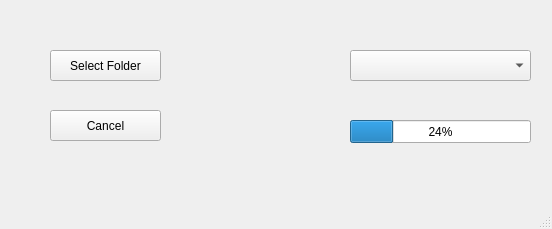
<?xml version="1.0" encoding="UTF-8"?>
<ui version="4.0">
 <class>MainWindow</class>
 <widget class="QMainWindow" name="MainWindow">
  <property name="geometry">
   <rect>
    <x>0</x>
    <y>0</y>
    <width>552</width>
    <height>229</height>
   </rect>
  </property>
  <property name="windowTitle">
   <string>MainWindow</string>
  </property>
  <widget class="QWidget" name="centralwidget">
   <widget class="QComboBox" name="comboBox">
    <property name="geometry">
     <rect>
      <x>350</x>
      <y>50</y>
      <width>181</width>
      <height>31</height>
     </rect>
    </property>
   </widget>
   <widget class="QProgressBar" name="progressBar">
    <property name="geometry">
     <rect>
      <x>350</x>
      <y>120</y>
      <width>181</width>
      <height>23</height>
     </rect>
    </property>
    <property name="value">
     <number>24</number>
    </property>
   </widget>
   <widget class="QPushButton" name="selectFolderButton">
    <property name="geometry">
     <rect>
      <x>50</x>
      <y>50</y>
      <width>111</width>
      <height>31</height>
     </rect>
    </property>
    <property name="minimumSize">
     <size>
      <width>111</width>
      <height>31</height>
     </size>
    </property>
    <property name="maximumSize">
     <size>
      <width>111</width>
      <height>31</height>
     </size>
    </property>
    <property name="text">
     <string>Select Folder</string>
    </property>
   </widget>
   <widget class="QPushButton" name="cancelPushButton">
    <property name="geometry">
     <rect>
      <x>50</x>
      <y>110</y>
      <width>111</width>
      <height>31</height>
     </rect>
    </property>
    <property name="text">
     <string>Cancel</string>
    </property>
   </widget>
  </widget>
  <widget class="QMenuBar" name="menubar">
   <property name="geometry">
    <rect>
     <x>0</x>
     <y>0</y>
     <width>552</width>
     <height>21</height>
    </rect>
   </property>
  </widget>
  <widget class="QStatusBar" name="statusbar"/>
 </widget>
 <resources/>
 <connections/>
</ui>
